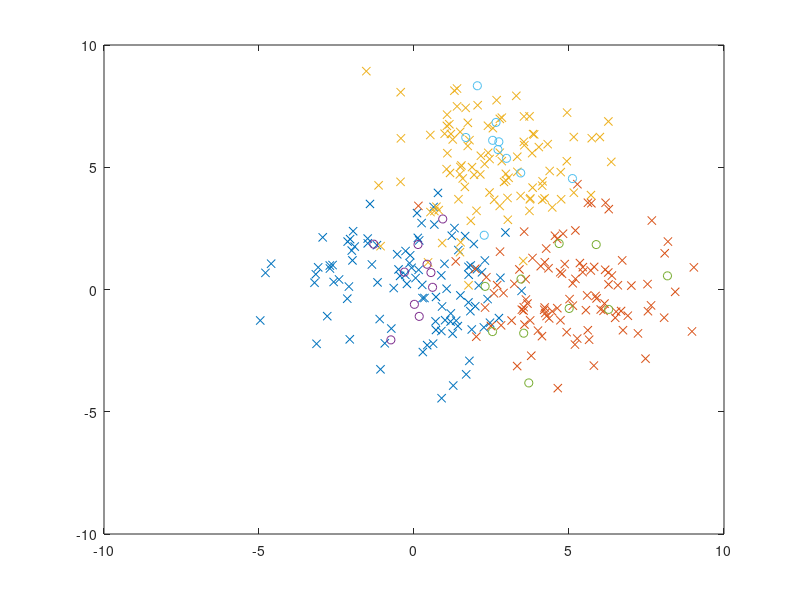

MATLAB code for this plot:

clear;
N = 100;
K = 10;

m1=repmat([0,0], N, 1);
m2=repmat([5,0], N, 1);
m3=repmat([2.5,5], N, 1);

S1= [3 0 ; 0 3];
C1_Train=randn(N, 2) * sqrtm(S1) + m1;
C2_Train=randn(N, 2) * sqrtm(S1) + m2;
C3_Train=randn(N, 2) * sqrtm(S1) + m3;


m4=repmat([0,0], K, 1);
m5=repmat([5,0], K, 1);
m6=repmat([2.5,5], K, 1);


C1_Test=randn(K, 2) * sqrtm(S1) + m4;
C2_Test=randn(K, 2) * sqrtm(S1) + m5;
C3_Test=randn(K, 2) * sqrtm(S1) + m6;


plot(C1_Train(:, 1), C1_Train(:, 2), 'x');
hold on;
plot(C2_Train(:, 1), C2_Train(:, 2), 'x');
hold on;
plot(C3_Train(:, 1), C3_Train(:, 2), 'x');


plot(C1_Test(:, 1), C1_Test(:, 2), 'o');
hold on;
plot(C2_Test(:, 1), C2_Test(:, 2), 'o');
hold on;
plot(C3_Test(:, 1), C3_Test(:, 2), 'o');


